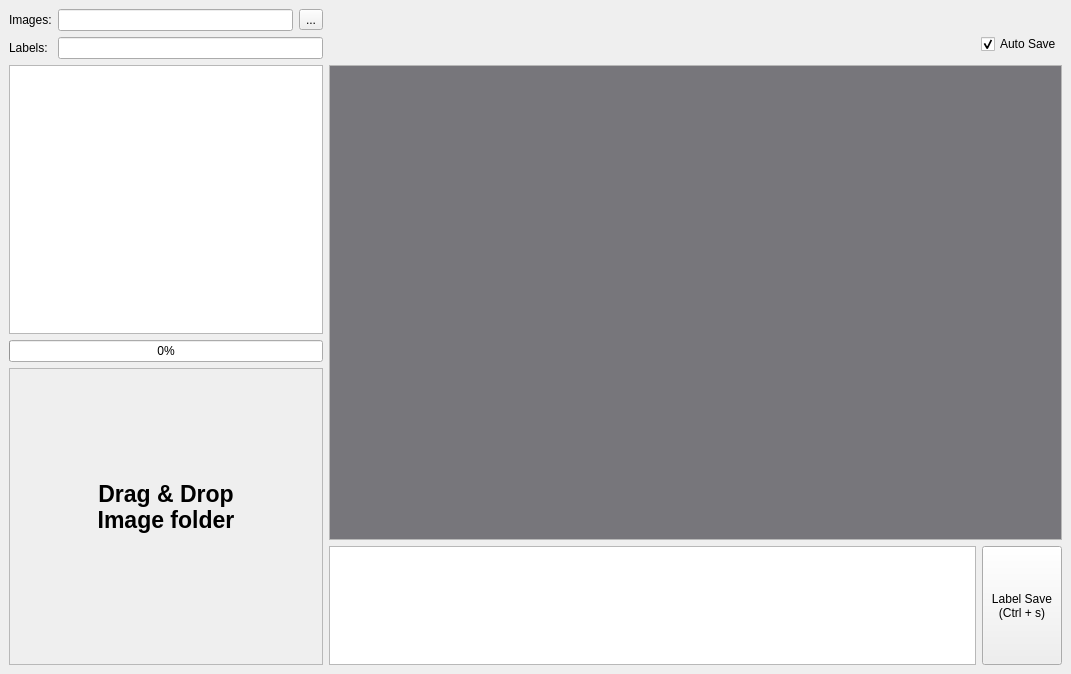
<?xml version="1.0" encoding="UTF-8"?>
<ui version="4.0">
 <class>MainWindow</class>
 <widget class="QMainWindow" name="MainWindow">
  <property name="geometry">
   <rect>
    <x>0</x>
    <y>0</y>
    <width>1071</width>
    <height>674</height>
   </rect>
  </property>
  <property name="windowTitle">
   <string>Yolo Labeler</string>
  </property>
  <widget class="QWidget" name="centralwidget">
   <layout class="QGridLayout" name="gridLayout" columnstretch="3,7">
    <item row="0" column="0">
     <layout class="QGridLayout" name="gridLayout_5">
      <item row="1" column="0">
       <widget class="QLabel" name="label_2">
        <property name="text">
         <string>Labels:</string>
        </property>
       </widget>
      </item>
      <item row="0" column="1">
       <widget class="QLineEdit" name="lineEditImageFolderPath">
        <property name="focusPolicy">
         <enum>Qt::NoFocus</enum>
        </property>
        <property name="dragEnabled">
         <bool>true</bool>
        </property>
        <property name="readOnly">
         <bool>true</bool>
        </property>
       </widget>
      </item>
      <item row="0" column="0">
       <widget class="QLabel" name="label">
        <property name="text">
         <string>Images:</string>
        </property>
       </widget>
      </item>
      <item row="0" column="2">
       <widget class="QToolButton" name="toolButtonLoadImgFolder">
        <property name="focusPolicy">
         <enum>Qt::NoFocus</enum>
        </property>
        <property name="text">
         <string>...</string>
        </property>
       </widget>
      </item>
      <item row="1" column="1" colspan="2">
       <widget class="QLineEdit" name="lineEditLabelFolderPath">
        <property name="focusPolicy">
         <enum>Qt::NoFocus</enum>
        </property>
        <property name="dragEnabled">
         <bool>true</bool>
        </property>
        <property name="readOnly">
         <bool>true</bool>
        </property>
       </widget>
      </item>
     </layout>
    </item>
    <item row="0" column="1">
     <layout class="QGridLayout" name="gridLayout_7">
      <item row="1" column="0">
       <spacer name="horizontalSpacer">
        <property name="orientation">
         <enum>Qt::Horizontal</enum>
        </property>
        <property name="sizeHint" stdset="0">
         <size>
          <width>40</width>
          <height>20</height>
         </size>
        </property>
       </spacer>
      </item>
      <item row="1" column="1">
       <widget class="QCheckBox" name="checkBoxAutoSave">
        <property name="text">
         <string>Auto Save</string>
        </property>
        <property name="checked">
         <bool>true</bool>
        </property>
       </widget>
      </item>
      <item row="0" column="0">
       <spacer name="horizontalSpacer_2">
        <property name="orientation">
         <enum>Qt::Horizontal</enum>
        </property>
        <property name="sizeHint" stdset="0">
         <size>
          <width>40</width>
          <height>20</height>
         </size>
        </property>
       </spacer>
      </item>
     </layout>
    </item>
    <item row="1" column="0">
     <layout class="QVBoxLayout" name="verticalLayout">
      <item>
       <widget class="QWidget" name="widgetImageTable" native="true">
        <property name="sizePolicy">
         <sizepolicy hsizetype="Preferred" vsizetype="Expanding">
          <horstretch>0</horstretch>
          <verstretch>0</verstretch>
         </sizepolicy>
        </property>
        <layout class="QGridLayout" name="gridLayout_3">
         <property name="leftMargin">
          <number>0</number>
         </property>
         <property name="topMargin">
          <number>0</number>
         </property>
         <property name="rightMargin">
          <number>0</number>
         </property>
         <property name="bottomMargin">
          <number>0</number>
         </property>
         <item row="1" column="0">
          <widget class="QProgressBar" name="progressBarImgLoad">
           <property name="value">
            <number>0</number>
           </property>
          </widget>
         </item>
         <item row="0" column="0">
          <widget class="QTableWidget" name="tableWidgetImage">
           <property name="focusPolicy">
            <enum>Qt::StrongFocus</enum>
           </property>
           <property name="acceptDrops">
            <bool>false</bool>
           </property>
           <property name="autoScroll">
            <bool>true</bool>
           </property>
           <property name="editTriggers">
            <set>QAbstractItemView::NoEditTriggers</set>
           </property>
           <property name="tabKeyNavigation">
            <bool>false</bool>
           </property>
           <property name="showDropIndicator" stdset="0">
            <bool>false</bool>
           </property>
           <property name="dragDropOverwriteMode">
            <bool>false</bool>
           </property>
           <property name="dragDropMode">
            <enum>QAbstractItemView::NoDragDrop</enum>
           </property>
           <property name="alternatingRowColors">
            <bool>true</bool>
           </property>
           <property name="selectionMode">
            <enum>QAbstractItemView::SingleSelection</enum>
           </property>
           <property name="selectionBehavior">
            <enum>QAbstractItemView::SelectRows</enum>
           </property>
           <attribute name="horizontalHeaderCascadingSectionResizes">
            <bool>false</bool>
           </attribute>
           <attribute name="horizontalHeaderHighlightSections">
            <bool>false</bool>
           </attribute>
           <attribute name="horizontalHeaderStretchLastSection">
            <bool>false</bool>
           </attribute>
           <attribute name="verticalHeaderHighlightSections">
            <bool>false</bool>
           </attribute>
          </widget>
         </item>
        </layout>
       </widget>
      </item>
      <item>
       <widget class="QFrame" name="frameDragAndDrop">
        <property name="frameShape">
         <enum>QFrame::StyledPanel</enum>
        </property>
        <property name="frameShadow">
         <enum>QFrame::Raised</enum>
        </property>
        <layout class="QGridLayout" name="gridLayout_2">
         <item row="3" column="1">
          <spacer name="verticalSpacer">
           <property name="orientation">
            <enum>Qt::Vertical</enum>
           </property>
           <property name="sizeHint" stdset="0">
            <size>
             <width>20</width>
             <height>40</height>
            </size>
           </property>
          </spacer>
         </item>
         <item row="0" column="0" colspan="3">
          <spacer name="verticalSpacer_2">
           <property name="orientation">
            <enum>Qt::Vertical</enum>
           </property>
           <property name="sizeHint" stdset="0">
            <size>
             <width>20</width>
             <height>40</height>
            </size>
           </property>
          </spacer>
         </item>
         <item row="1" column="0" colspan="3">
          <widget class="QLabel" name="labelDndInfo">
           <property name="font">
            <font>
             <pointsize>17</pointsize>
             <bold>true</bold>
            </font>
           </property>
           <property name="text">
            <string>Drag &amp; Drop
Image folder</string>
           </property>
           <property name="alignment">
            <set>Qt::AlignCenter</set>
           </property>
          </widget>
         </item>
         <item row="2" column="0" colspan="3">
          <spacer name="horizontalSpacer_3">
           <property name="orientation">
            <enum>Qt::Horizontal</enum>
           </property>
           <property name="sizeHint" stdset="0">
            <size>
             <width>40</width>
             <height>20</height>
            </size>
           </property>
          </spacer>
         </item>
        </layout>
       </widget>
      </item>
     </layout>
    </item>
    <item row="1" column="1">
     <layout class="QVBoxLayout" name="verticalLayout_2" stretch="8,2">
      <item>
       <widget class="QFrame" name="frame">
        <property name="styleSheet">
         <string notr="true"/>
        </property>
        <property name="frameShape">
         <enum>QFrame::StyledPanel</enum>
        </property>
        <property name="frameShadow">
         <enum>QFrame::Raised</enum>
        </property>
        <layout class="QGridLayout" name="gridLayout_4">
         <property name="leftMargin">
          <number>0</number>
         </property>
         <property name="topMargin">
          <number>0</number>
         </property>
         <property name="rightMargin">
          <number>0</number>
         </property>
         <property name="bottomMargin">
          <number>0</number>
         </property>
         <item row="0" column="0">
          <widget class="ImageViewer" name="widgetImageViewer" native="true">
           <property name="sizePolicy">
            <sizepolicy hsizetype="Expanding" vsizetype="Expanding">
             <horstretch>0</horstretch>
             <verstretch>0</verstretch>
            </sizepolicy>
           </property>
           <property name="styleSheet">
            <string notr="true">background-color: rgb(119, 118, 123);</string>
           </property>
          </widget>
         </item>
        </layout>
       </widget>
      </item>
      <item>
       <layout class="QHBoxLayout" name="horizontalLayout">
        <item>
         <widget class="QTableWidget" name="tableWidgetLabel">
          <property name="sizePolicy">
           <sizepolicy hsizetype="Expanding" vsizetype="Expanding">
            <horstretch>0</horstretch>
            <verstretch>0</verstretch>
           </sizepolicy>
          </property>
          <property name="focusPolicy">
           <enum>Qt::NoFocus</enum>
          </property>
          <property name="acceptDrops">
           <bool>true</bool>
          </property>
          <property name="autoScroll">
           <bool>false</bool>
          </property>
          <property name="editTriggers">
           <set>QAbstractItemView::NoEditTriggers</set>
          </property>
          <property name="dragDropMode">
           <enum>QAbstractItemView::NoDragDrop</enum>
          </property>
          <property name="alternatingRowColors">
           <bool>true</bool>
          </property>
          <property name="selectionMode">
           <enum>QAbstractItemView::SingleSelection</enum>
          </property>
          <property name="selectionBehavior">
           <enum>QAbstractItemView::SelectRows</enum>
          </property>
          <attribute name="horizontalHeaderCascadingSectionResizes">
           <bool>true</bool>
          </attribute>
          <attribute name="horizontalHeaderStretchLastSection">
           <bool>false</bool>
          </attribute>
          <attribute name="verticalHeaderVisible">
           <bool>true</bool>
          </attribute>
         </widget>
        </item>
        <item>
         <widget class="QPushButton" name="pushButtonLabelFileSave">
          <property name="sizePolicy">
           <sizepolicy hsizetype="Preferred" vsizetype="Expanding">
            <horstretch>0</horstretch>
            <verstretch>0</verstretch>
           </sizepolicy>
          </property>
          <property name="maximumSize">
           <size>
            <width>100</width>
            <height>16777215</height>
           </size>
          </property>
          <property name="text">
           <string>Label Save
(Ctrl + s)</string>
          </property>
         </widget>
        </item>
       </layout>
      </item>
     </layout>
    </item>
   </layout>
  </widget>
 </widget>
 <customwidgets>
  <customwidget>
   <class>ImageViewer</class>
   <extends>QWidget</extends>
   <header>imageviewer.h</header>
   <container>1</container>
  </customwidget>
 </customwidgets>
 <resources/>
 <connections/>
</ui>
